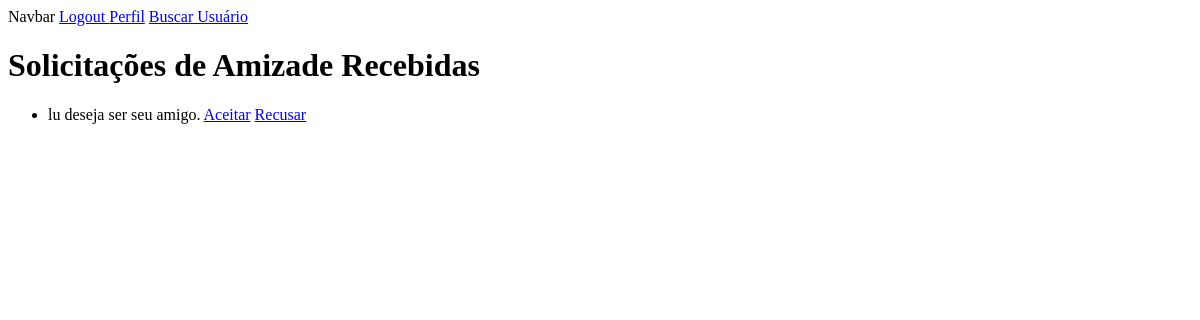
/SistAmizade/listar_solicitacoes/ (signed in), run on an earlier commit of the app's database.
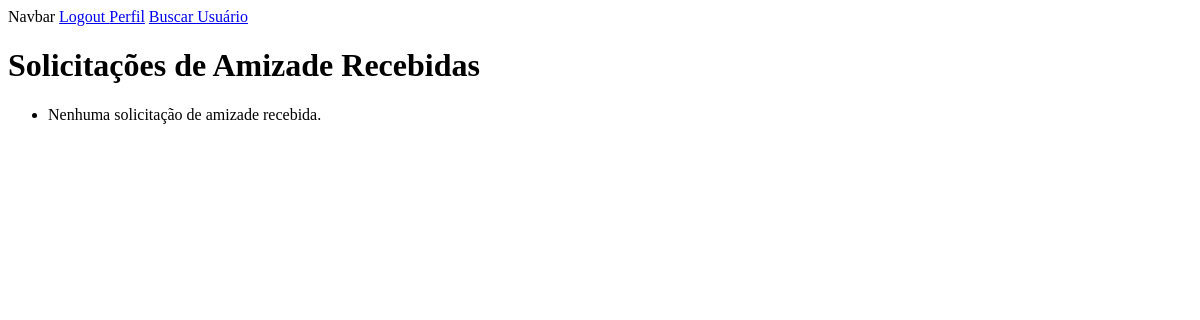
And on a later commit of the database.
### SistAmizade/models.py (models this page shows, shortened)
class SolicitacaoAmizade(models.Model):
    de_usuario = models.ForeignKey(User, related_name='solicitacoes_enviadas', on_delete=models.CASCADE)
    para_usuario = models.ForeignKey(User, related_name='solicitacoes_recebidas', on_delete=models.CASCADE)
    aceita = models.BooleanField(default=False)
    criada_em = models.DateTimeField(auto_now_add=True)

### SistAmizade/views.py (the view)
# urls.py: path('listar_solicitacoes/', views.listar_solicitacoes, name='listar_solicitacoes'),
def listar_solicitacoes(request):
    solicitacoes_recebidas = SolicitacaoAmizade.objects.filter(para_usuario=request.user, aceita=False)
    return render(request, 'listar_solicitacoes.html', {'solicitacoes_recebidas': solicitacoes_recebidas})

### SistAmizade/templates/listar_solicitacoes.html
{% extends 'principal/base.html' %}
{%block conteudo%}
<h1>Solicitações de Amizade Recebidas</h1>
<ul>
    {% for solicitacao in solicitacoes_recebidas %}
        <li>{{ solicitacao.de_usuario.username }} deseja ser seu amigo.
            <a href="{% url 'aceitar_solicitacao' solicitacao.id %}">Aceitar</a>
            <a href="{% url 'recusar_solicitacao' solicitacao.id %}">Recusar</a>
        </li>
    {% empty %}
        <li>Nenhuma solicitação de amizade recebida.</li>
    {% endfor %}
</ul>
{%endblock conteudo%}

What changed in the data, as far as the page shows it:
no longer on this page (row edited): SolicitacaoAmizade: de_usuario.username "lu"
Also different on the page:
text now shown: "Nenhuma solicitação de amizade recebida."
